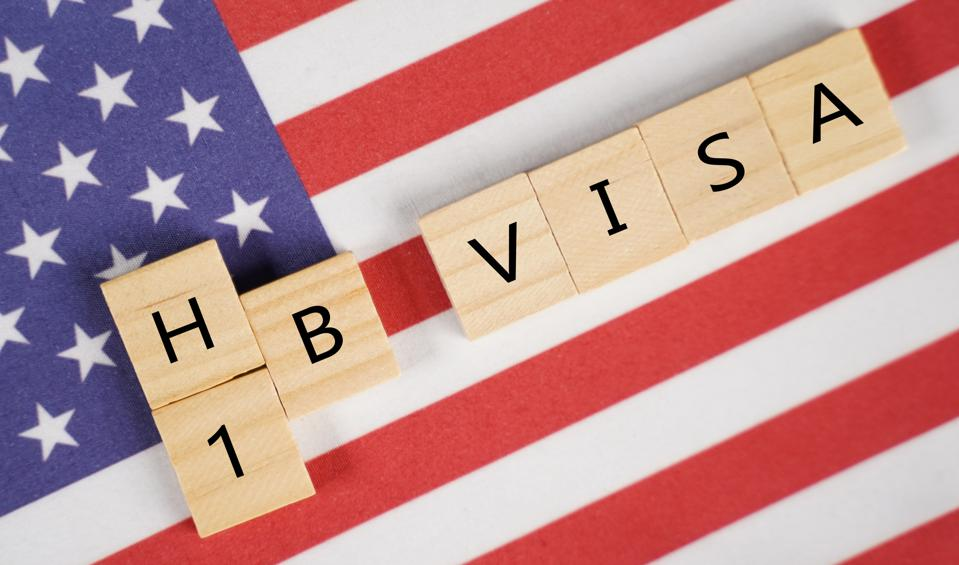
#> input picture abc.jpg, 959 x 565 px
$ jupyter execute MaskNoMask.ipynb
#> lines starting #> are read from the running program, lines starting #| are printed output that depends on the picture
[cell 1]
import cv2
from matplotlib import pyplot as plt

[cell 2]
img = cv2.imread('abc.jpg',0)
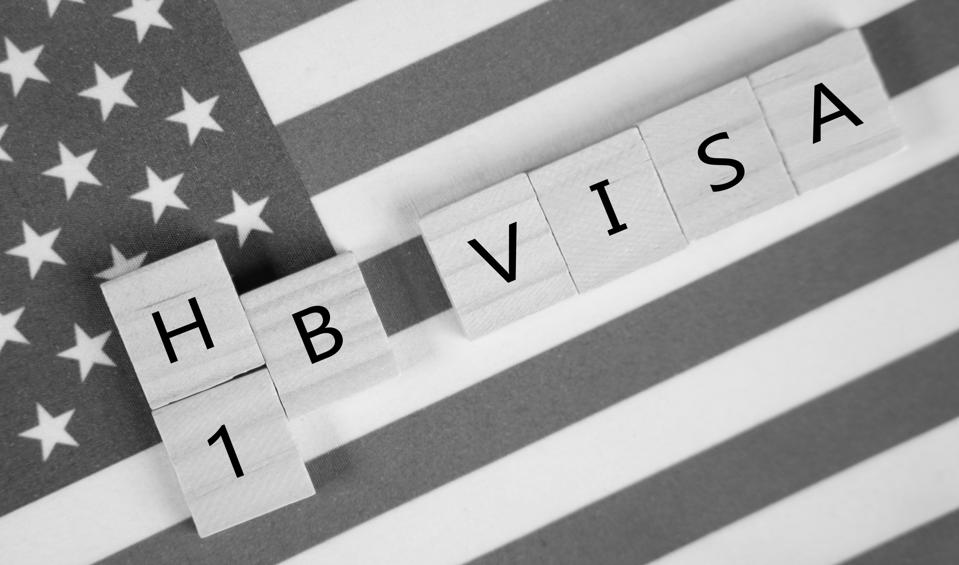
#> img: shape (565, 959); min 0, max 241, mean 158

[cell 3]
img.shape
#> Out = (565, 959)

[cell 4]
plt.imshow(img, cmap="gray")
plt.show()

[cell 5]
face_cascade = cv2.CascadeClassifier(cv2.data.haarcascades + 'haarcascade_frontalface_default.xml')
face_cascade

[cell 6]
faces_detect = face_cascade.detectMultiScale(img,1.1,4)
#> faces_detect = ()


$ run again, with test.jpg copied over abc.jpg
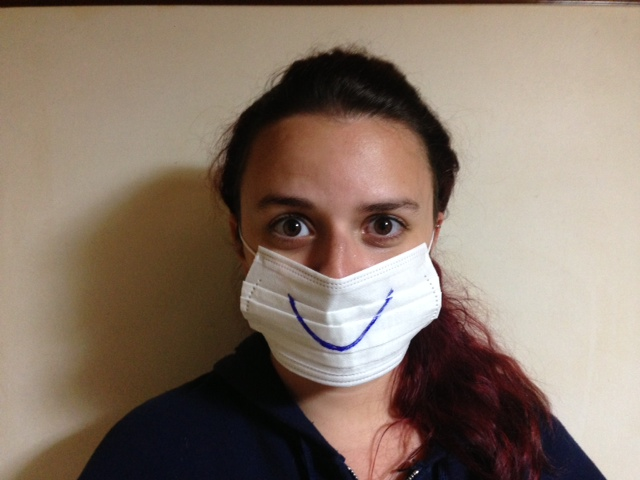
#> input picture test.jpg, 640 x 480 px
#> `img = cv2.imread('abc.jpg',0)`:
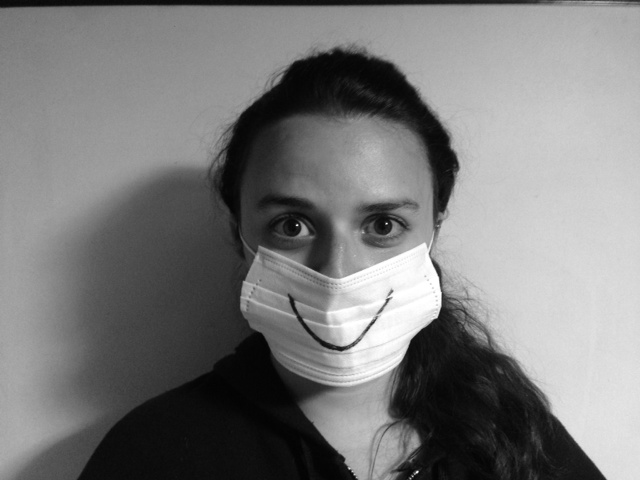
#> img: shape (480, 640); min 2, max 255, mean 123.1
#> faces_detect = [[212, 129, 254, 254]]
